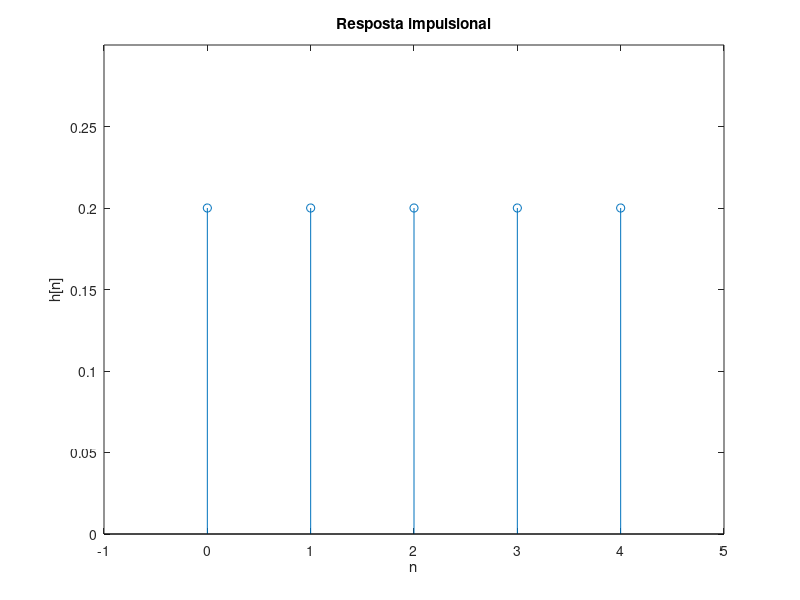

Write MATLAB code to recreate this figure.
N = 5;
n = [0:N - 1];
h = 1/5 .* ones(1,5);

figure(1);
stem(n, h);
axis([-1 5 0 0.3])
xlabel("n");
title("Resposta impulsional");
ylabel("h[n]");

% Resposta em frequencia